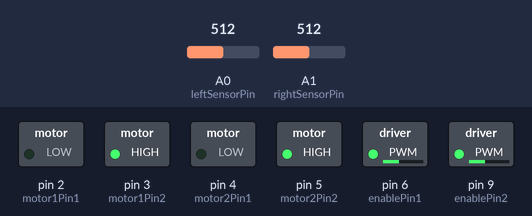
The sketch below on a simulated Arduino Uno, built with avr-gcc and run on an emulated ATmega328P. Shown: switched loads named in the sketch (green lamp = pin HIGH). The inputs (shaded band) are chosen by the test bench; at power-on: A0 (leftSensorPin) = 512, A1 (rightSensorPin) = 512.

Above: at 1.2 s.
1.3 s: A0 (leftSensorPin) set to 688
2.8 s: A0 (leftSensorPin) set to 713
At 3.8 s:
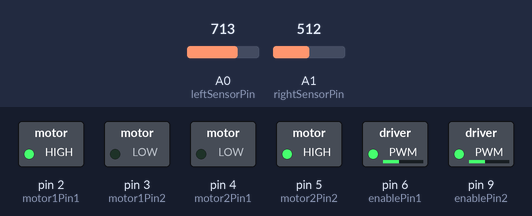
4.3 s: A1 (rightSensorPin) set to 683
5.8 s: A1 (rightSensorPin) set to 710
At 6.1 s:
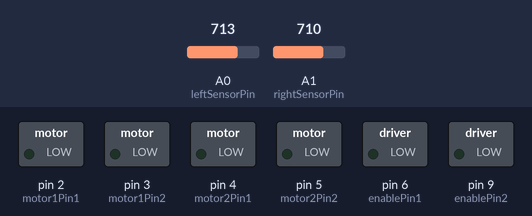
7.3 s: A0 (leftSensorPin) set to 690
At 8.5 s:
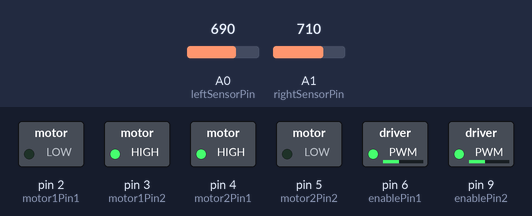
8.8 s: A0 (leftSensorPin) set to 710
At 9.6 s:
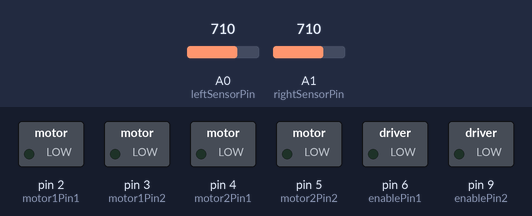
Timing chart, 0 to 11.3 s (numbered marks = the images above; inputs shaded):
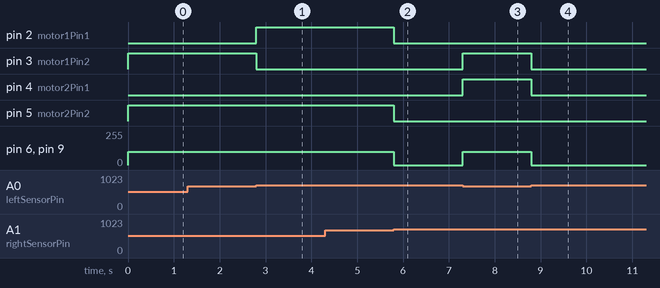

Measured:
- the behaviour switches between 699 and 700 on A0 (leftSensorPin) (found by bisection; images 0 and 1)
- the behaviour switches between 699 and 700 on A1 (rightSensorPin) (found by bisection; images 1 and 2)
- after the input at 1.3 s, every drawn part: stays the same
- after the input at 2.8 s, pin 2 (motor1Pin1): LOW → HIGH at once; pin 3 (motor1Pin2): HIGH → LOW at once
- after the input at 4.3 s, every drawn part: stays the same
- after the input at 5.8 s, pin 2 (motor1Pin1), pin 5 (motor2Pin2): HIGH → LOW at once; pin 6 (enablePin1), pin 9 (enablePin2): 100/255 → 0/255 at once
- after the input at 7.3 s, pin 3 (motor1Pin2), pin 4 (motor2Pin1): LOW → HIGH at once; pin 6 (enablePin1), pin 9 (enablePin2): 0/255 → 100/255 at once
- after the input at 8.8 s, pin 3 (motor1Pin2), pin 4 (motor2Pin1): HIGH → LOW at once; pin 6 (enablePin1), pin 9 (enablePin2): 100/255 → 0/255 at once

The sketch:

line-follow.ino
```cpp
// Define pin numbers for the motor control
const int motor1Pin1 = 2;
const int motor1Pin2 = 3;
const int motor2Pin1 = 4;
const int motor2Pin2 = 5;
const int enablePin1 = 6;
const int enablePin2 = 9;
// Define pin numbers for the IR sensors
const int leftSensorPin = A0;  // Analog pin for left sensor
const int rightSensorPin = A1; // Analog pin for right sensor

// Define threshold values for sensor readings
const int sensorThreshold = 700; // Adjust this value as needed

void setup() {
  // Initialize motor control pins as outputs
  pinMode(motor1Pin1, OUTPUT);
  pinMode(motor1Pin2, OUTPUT);
  pinMode(motor2Pin1, OUTPUT);
  pinMode(motor2Pin2, OUTPUT);
  pinMode(enablePin1, OUTPUT);
  pinMode(enablePin2, OUTPUT);

  // Initialize IR sensor pins as inputs
  pinMode(leftSensorPin, INPUT);
  pinMode(rightSensorPin, INPUT);
}

void loop() {
  // Read sensor values
  int leftSensorValue = analogRead(leftSensorPin);
  int rightSensorValue = analogRead(rightSensorPin);

  // Determine robot movement based on sensor readings
  if (leftSensorValue < sensorThreshold && rightSensorValue < sensorThreshold) {
    // Both sensors detect the line -> move backward
    digitalWrite(motor1Pin1, LOW); // Reverse motor 1
    digitalWrite(motor1Pin2, HIGH); // Reverse motor 1
    digitalWrite(motor2Pin1, LOW); // Reverse motor 2
    digitalWrite(motor2Pin2, HIGH); // Reverse motor 2
    analogWrite(enablePin1, 100); // Reduce speed for motor 1
    analogWrite(enablePin2, 100); // Reduce speed for motor 2
  } else if (leftSensorValue < sensorThreshold && rightSensorValue >= sensorThreshold) {
    // Left sensor detects the line -> turn left (reverse right motor)
    digitalWrite(motor1Pin1, LOW);
    digitalWrite(motor1Pin2, HIGH);
    digitalWrite(motor2Pin1, HIGH);
    digitalWrite(motor2Pin2, LOW);
    analogWrite(enablePin1, 100);
    analogWrite(enablePin2, 100);
  } else if (leftSensorValue >= sensorThreshold && rightSensorValue < sensorThreshold) {
    // Right sensor detects the line -> turn right (reverse left motor)
    digitalWrite(motor1Pin1, HIGH);
    digitalWrite(motor1Pin2, LOW);
    digitalWrite(motor2Pin1, LOW);
    digitalWrite(motor2Pin2, HIGH);
    analogWrite(enablePin1, 100);
    analogWrite(enablePin2, 100);
  } else {
    // No sensor detects the line -> stop
    digitalWrite(motor1Pin1, LOW);
    digitalWrite(motor1Pin2, LOW);
    digitalWrite(motor2Pin1, LOW);
    digitalWrite(motor2Pin2, LOW);
    analogWrite(enablePin1, 0);
    analogWrite(enablePin2, 0);
  }
}
```
